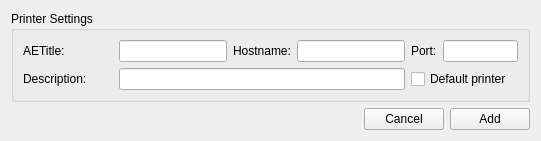
<?xml version="1.0" encoding="UTF-8"?>
<ui version="4.0">
 <class>QDicomAddPrinterWidgetBase</class>
 <widget class="QWidget" name="QDicomAddPrinterWidgetBase">
  <property name="windowModality">
   <enum>Qt::ApplicationModal</enum>
  </property>
  <property name="geometry">
   <rect>
    <x>0</x>
    <y>0</y>
    <width>541</width>
    <height>135</height>
   </rect>
  </property>
  <property name="windowTitle">
   <string>Add new DICOM printer</string>
  </property>
  <layout class="QVBoxLayout" name="verticalLayout">
   <item>
    <widget class="QGroupBox" name="m_printerSettingsGroupBox">
     <property name="title">
      <string>Printer Settings</string>
     </property>
     <layout class="QGridLayout" name="gridLayout_2">
      <item row="0" column="0">
       <widget class="QLabel" name="m_printerAetitleLabel">
        <property name="enabled">
         <bool>true</bool>
        </property>
        <property name="text">
         <string>AETitle:</string>
        </property>
       </widget>
      </item>
      <item row="0" column="1">
       <widget class="QLineEdit" name="m_printerAetitleLineEdit"/>
      </item>
      <item row="0" column="2">
       <widget class="QLabel" name="m_printerHostnameLabel">
        <property name="text">
         <string>Hostname:</string>
        </property>
       </widget>
      </item>
      <item row="0" column="3">
       <widget class="QLineEdit" name="m_printerHostnameLineEdit">
        <property name="sizePolicy">
         <sizepolicy hsizetype="Expanding" vsizetype="Fixed">
          <horstretch>0</horstretch>
          <verstretch>0</verstretch>
         </sizepolicy>
        </property>
       </widget>
      </item>
      <item row="0" column="4">
       <widget class="QLabel" name="m_printerPortLabel">
        <property name="text">
         <string>Port:</string>
        </property>
       </widget>
      </item>
      <item row="0" column="5">
       <widget class="QLineEdit" name="m_printerPortLineEdit">
        <property name="sizePolicy">
         <sizepolicy hsizetype="Fixed" vsizetype="Fixed">
          <horstretch>0</horstretch>
          <verstretch>0</verstretch>
         </sizepolicy>
        </property>
        <property name="maximumSize">
         <size>
          <width>75</width>
          <height>133</height>
         </size>
        </property>
        <property name="maxLength">
         <number>5</number>
        </property>
       </widget>
      </item>
      <item row="1" column="0">
       <widget class="QLabel" name="m_printerDescriptionLabel">
        <property name="sizePolicy">
         <sizepolicy hsizetype="Expanding" vsizetype="Fixed">
          <horstretch>0</horstretch>
          <verstretch>0</verstretch>
         </sizepolicy>
        </property>
        <property name="text">
         <string>Description:</string>
        </property>
       </widget>
      </item>
      <item row="1" column="1" colspan="3">
       <widget class="QLineEdit" name="m_printerDescriptionLineEdit"/>
      </item>
      <item row="1" column="4" colspan="2">
       <widget class="QCheckBox" name="m_printerDefaultPrinterCheckBox">
        <property name="sizePolicy">
         <sizepolicy hsizetype="Minimum" vsizetype="Minimum">
          <horstretch>0</horstretch>
          <verstretch>0</verstretch>
         </sizepolicy>
        </property>
        <property name="text">
         <string>Default printer</string>
        </property>
       </widget>
      </item>
     </layout>
    </widget>
   </item>
   <item>
    <spacer name="verticalSpacer">
     <property name="orientation">
      <enum>Qt::Vertical</enum>
     </property>
     <property name="sizeHint" stdset="0">
      <size>
       <width>20</width>
       <height>40</height>
      </size>
     </property>
    </spacer>
   </item>
   <item>
    <layout class="QHBoxLayout" name="horizontalLayout">
     <item>
      <spacer name="horizontalSpacer">
       <property name="orientation">
        <enum>Qt::Horizontal</enum>
       </property>
       <property name="sizeHint" stdset="0">
        <size>
         <width>218</width>
         <height>20</height>
        </size>
       </property>
      </spacer>
     </item>
     <item>
      <widget class="QPushButton" name="m_cancelButton">
       <property name="text">
        <string>Cancel</string>
       </property>
      </widget>
     </item>
     <item>
      <widget class="QPushButton" name="m_addButton">
       <property name="text">
        <string>Add</string>
       </property>
      </widget>
     </item>
    </layout>
   </item>
  </layout>
 </widget>
 <tabstops>
  <tabstop>m_cancelButton</tabstop>
  <tabstop>m_addButton</tabstop>
 </tabstops>
 <resources>
  <include location="../../../main/main.qrc"/>
 </resources>
 <connections/>
</ui>
